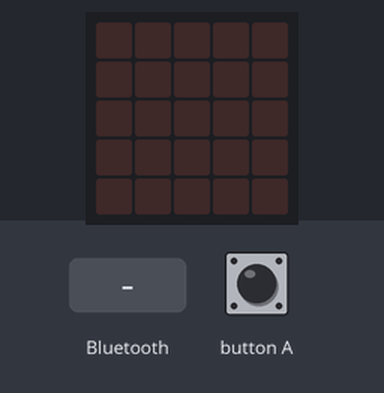
A program run on a simulated BBC micro:bit (MakeCode). Parts: the board's 5×5 LED display. Inputs (shaded band) come from the test bench. MIDI messages are not drawn.

Above: at 1.2 s.
1.3 s: button A pressed for 0.15 s
At 1.9 s:
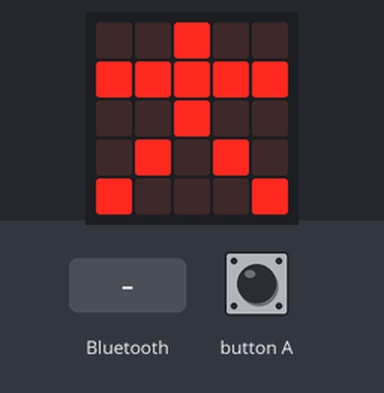
3.5 s: a phone connects over Bluetooth
At 4.9 s:
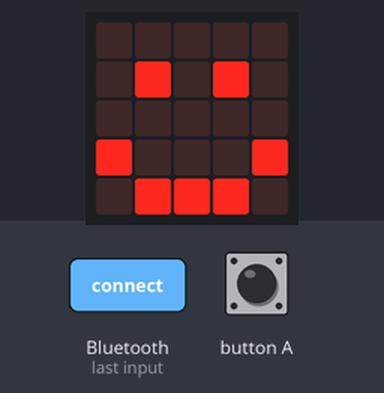
Timing chart, 0 to 6.5 s (numbered marks = the images above; inputs shaded):
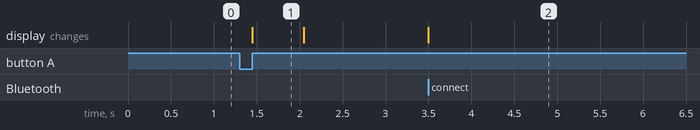

The program:

main.ts
```typescript
bluetooth.onBluetoothConnected(function () {
    basic.showIcon(IconNames.Happy)
    midi.useRawSerial()
    bluetooth.startButtonService()
})
input.onButtonPressed(Button.A, function () {
    basic.showIcon(IconNames.StickFigure)
    basic.clearScreen()
    midi.toneOn(_this)
})
let _this = 0
_this = 10
basic.forever(function () {

})
```

test.ts
```typescript
// テストはここに来ます。このパッケージが拡張機能として使用されるときにはコンパイルされません。
```

Measured:
- after the input at 1.3 s, the display: changes after 0.15 s (image 1)
- after the input at 3.5 s, the display: changes at once (image 2)
- what the display in image 1 shows lasts 0.6 s, from 1.5 s to 2.1 s
